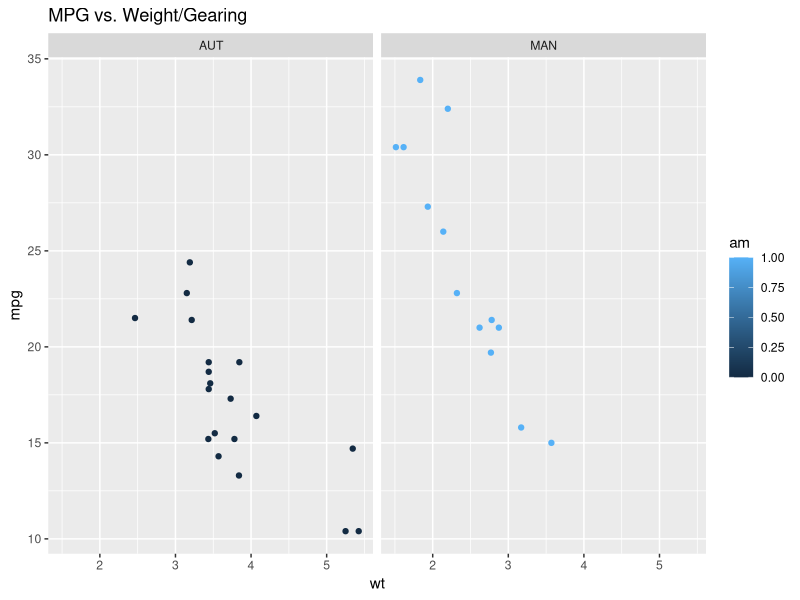
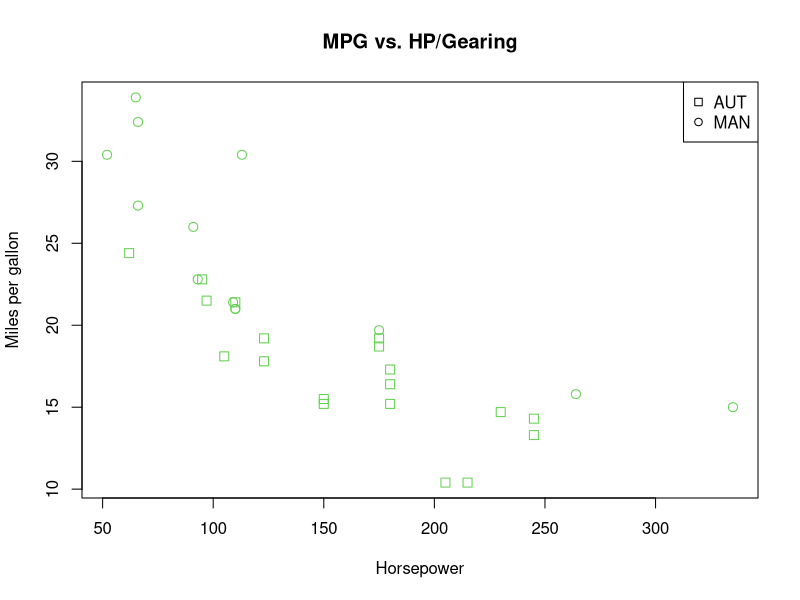
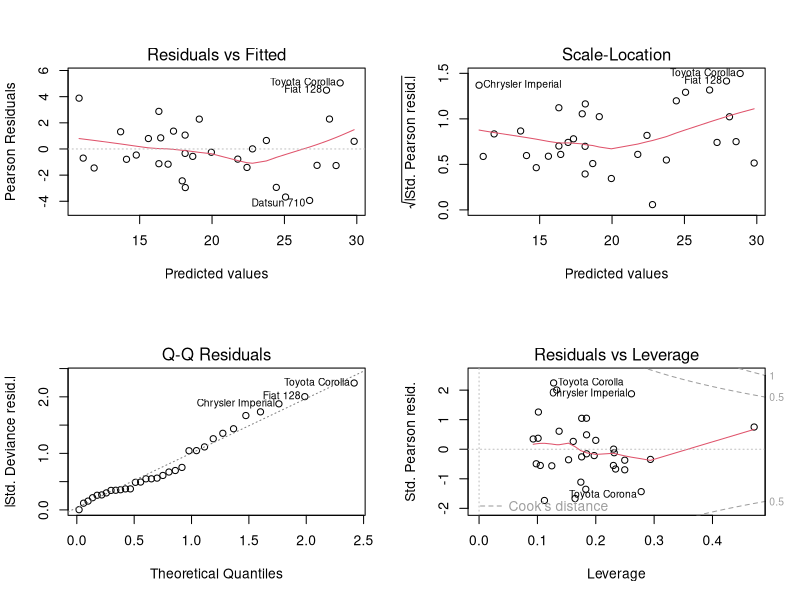

Generate these figures, in order, with R:
## ---- chunk 1
library(ggplot2)
data(mtcars)
attach(mtcars)
## ---- chunk 2
mtcars$amf[am==0]='AUT'
mtcars$amf[am==1]='MAN'
print(qplot(x=wt, y=mpg, colour=am, facets=.~amf, data=mtcars,main="MPG vs. Weight/Gearing"))
## ---- chunk 3
fit<-glm(mpg~as.factor(cyl) + as.factor(vs) + as.factor(am) + as.factor(gear) + as.factor(carb) + disp + hp + drat + wt + qsec, data=mtcars)
library(MASS)
step <- stepAIC(fit, direction="both")
step$anova
## ---- chunk 4
plot(hp, mpg, pch=am,col=259,bg=7,
  xlab="Horsepower", cex=1.2,
  ylab="Miles per gallon", main="MPG vs. HP/Gearing")
legend("topright", c("AUT","MAN"), pch=c(0,1))
## ---- chunk 5
fit2<-glm(mpg ~ as.factor(cyl) + as.factor(am) + hp + wt, data=mtcars)
layout(matrix(c(1,2,3,4),2,2)) 
plot(fit2)
